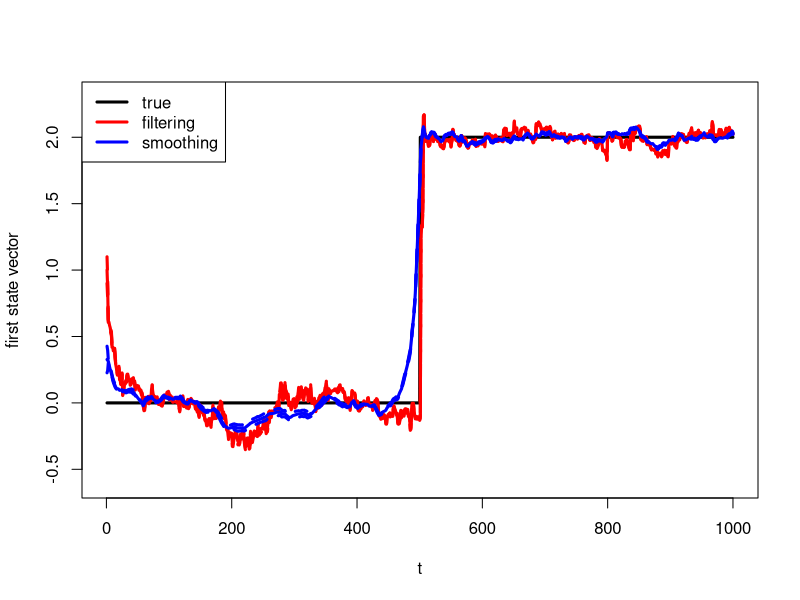
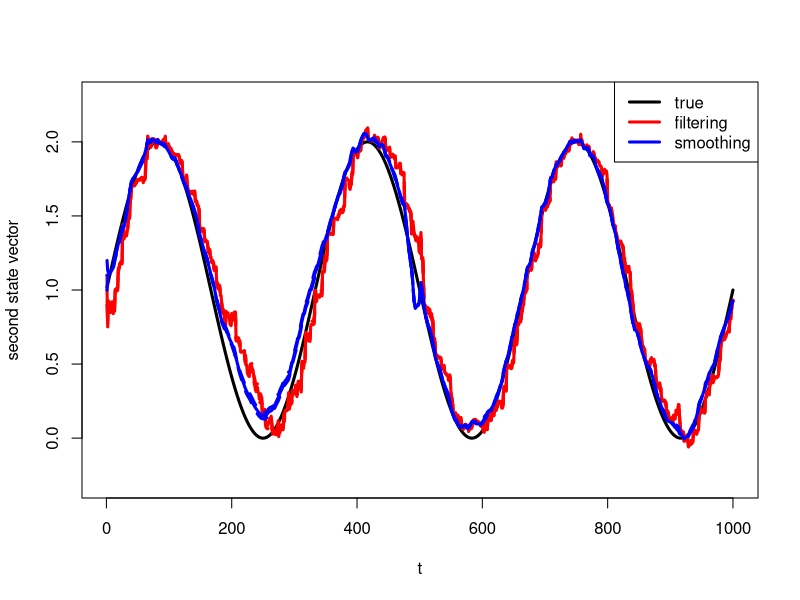
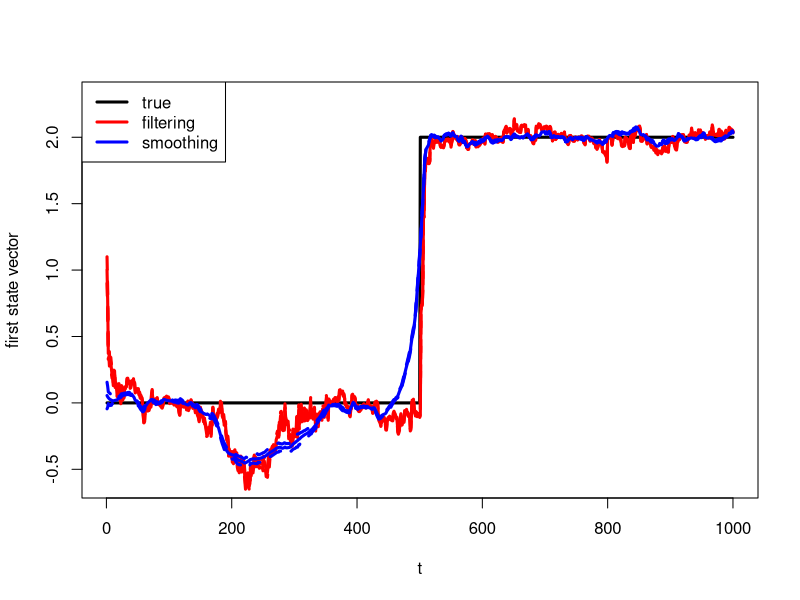
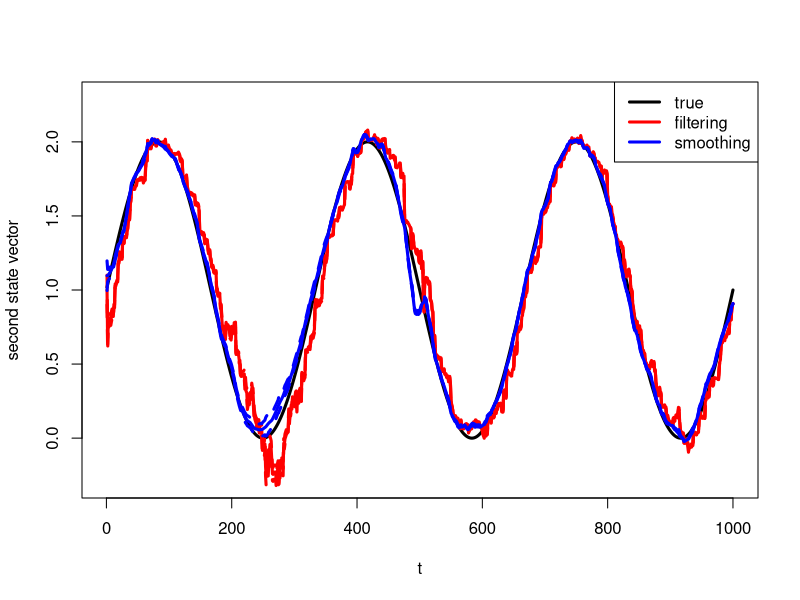
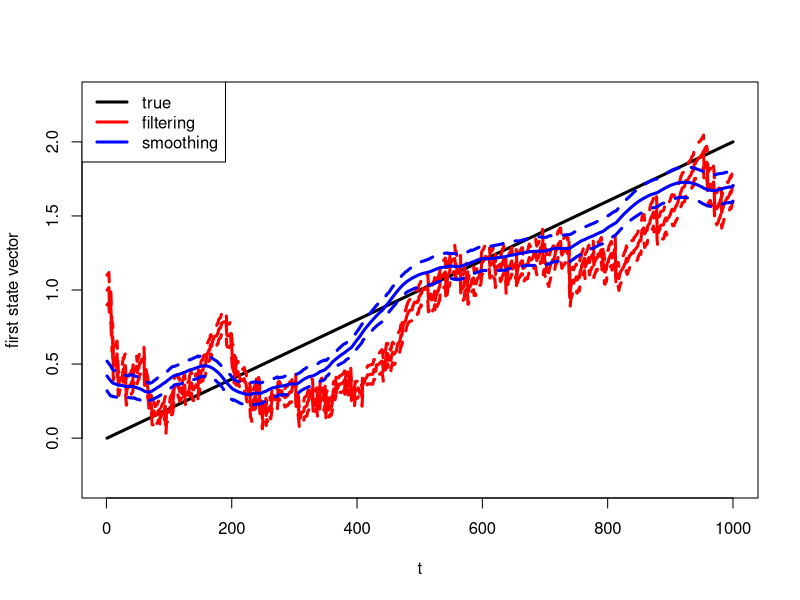
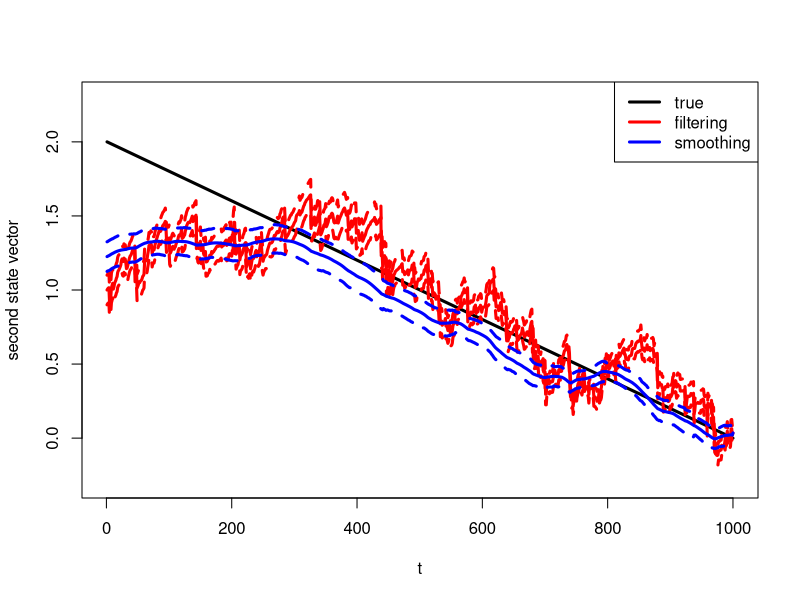

Reproduce these figures in R, in order.
dglm_laplace <- function(y, X, b0, Sig0, G, W, 
                         smoother = T, model){
  
  n <- length(y)
  b <- matrix(NA, nrow = n, ncol = length(b0))
  Sig <- array(NA, c(length(b0), length(b0), n))
  p <- rep(NA, n)
  
  # initialize
  b[1, ] <- b0
  Sig[, , 1] <- Sig0
  
  if(model == 'binomial'){
    p[1] <- 1/ (1 + exp(-t(X[1, ]) %*% b[1, ]))
  }else if(model == 'poisson'){
    p[1] <- exp(t(X[1, ]) %*% b[1, ])
  }else{
    cat('unsupported distribution')
    return()
  }
  
  bpred <- b
  Sigpred <- Sig
  
  # forward: filtering
  for(i in 2:n){
    bpred[i, ] <- G %*% b[i-1, ]
    Sigpred[, , i] <- G %*% Sig[, , i-1] %*% t(G) + W
    
    if(model == 'binomial'){
      
      p[i] <- 1/ (1 + exp(-t(X[i, ]) %*% bpred[i, ]))
      Sigpostinv <- solve(Sigpred[, , i]) +
        p[i]*(1-p[i])*X[i, ]%*%t(X[i, ])
      Sig[, , i] <- solve(Sigpostinv)
      b[i, ] <- bpred[i, ] + (y[i] - p[i])* Sig[, , i] %*% X[i, ]
      
    }else if(model == 'poisson'){
      p[i] <- exp(t(X[i, ]) %*% bpred[i, ])
      Sigpostinv <- solve(Sigpred[, , i]) +
        p[i]*X[i, ]%*%t(X[i, ])
      Sig[, , i] <- solve(Sigpostinv)
      b[i, ] <- bpred[i, ] + (y[i] - p[i])* Sig[, , i] %*% X[i, ]
    }
    
  }
  
  # backward: smoothing
  if(smoother){
    for(j in (n-2):1){
      C <- Sig[, , j] %*% G %*% solve(Sigpred[, , j+1])
      b[j, ] <- b[j, ] + C %*% (b[j+1, ] - bpred[j+1, ])
      Sig[, , j] <- Sig[, , j] + C %*% (Sig[, , j+1] - Sigpred[, , j+1]) %*% t(C)
      
    }
  }
  return(list(b= b, Sig= Sig, p = p))
  
}


dglm_conBayes <- function(y, X, b0, Sig0, G, W,
                          smoother = T, model){
  
  n <- length(y)
  b <- matrix(NA, nrow = n, ncol = length(b0))
  Sig <- array(NA, c(length(b0), length(b0), n))
  
  # initialize
  b[1, ] <- b0
  Sig[, , 1] <- Sig0
  
  bpred <- b
  Sigpred <- Sig
  
  for(i in 2:n){
    bpred[i, ] <- G %*% b[i-1, ]
    Sigpred[, , i] <- G %*% Sig[, , i-1] %*% t(G) + W
    st <- Sigpred[, , i] %*% X[i, ]
    
    ft <- t(X[i, ]) %*% bpred[i, ]
    qt <- t(X[i, ]) %*% st
    
    if(model == 'binomial'){
      at <- (1/qt)*(1 + exp(ft))
      bt <- (1/qt)*(1 + exp(-ft))
      gt <- digamma(at + y[i]) - digamma(bt + 1 - y[i])
      pt <- trigamma(at + y[i]) + trigamma(bt + 1 - y[i])
      
    }else if(model == 'poisson'){
      at <- 1/qt
      bt <- (1/qt)*exp(-ft)
      gt <- digamma(at + y[i]) - log(bt + 1)
      pt <- trigamma(at + y[i])
      
    }
    
    b[i, ] <- bpred[i, ] + st *c((gt - ft)/qt)
    Sig[, , i] <- Sigpred[, , i] - st %*% t(st) * c((1 - pt/qt)/qt)
    
  }
  
  # backward: smoothing
  if(smoother){
    for(j in (n-2):1){
      C <- Sig[, , j] %*% G %*% solve(Sigpred[, , j+1])
      b[j, ] <- b[j, ] + C %*% (b[j+1, ] - bpred[j+1, ])
      Sig[, , j] <- Sig[, , j] + C %*% (Sig[, , j+1] - Sigpred[, , j+1]) %*% t(C)
      
    }
  }
  return(list(b= b, Sig= Sig))
  
}

#############################################
############ Poisson Example ################
#############################################

######## simulation
set.seed(2)
n <- 1000
period <- n/3
X <- cbind(rnorm(n, 1, 1), rnorm(n, 1, 1))
beta <- cbind(
  c(rep(0, round(n/2)), rep(2, n - round(n/2))),
  1 +sin((2*pi/period)*(1:n))
)

eta <- rowSums(X*beta)
p <- exp(eta)
y <- rpois(n, p)

# b0 <- solve(t(X[1:2, ]), rep(log(mean(y[1:5])), 2))
b0 <- c(1, 1)
G <- diag(1, 2)
Sig0 <- diag(1, 2)*1e-1
W <- diag(1, 2)*1e-3

######## fitting
## Laplace approximation
# filtering
res_LF <- dglm_laplace(y, X, b0, Sig0, G, W, 
                       smoother = F, model = 'poisson')

# smoothing
res_LS <- dglm_laplace(y, X, b0, Sig0, G, W, 
                       smoother = T, model = 'poisson')

## conjugate prior
# filtering
res_CF <- dglm_conBayes(y, X, b0, Sig0, G, W,
                        smoother = F, model = 'poisson')

# smoothing
res_CS <- dglm_conBayes(y, X, b0, Sig0, G, W,
                        smoother = T, model = 'poisson')

######## MSE
MSE <- function(res, beta){
  return(mean(rowSums((res$b - beta)^2)))
}

MSE(res_LF, beta)
MSE(res_LS, beta)
MSE(res_CF, beta)
MSE(res_CS, beta)


######## plot
#### Laplace approximation
png('D:\\GitHub\\stat5735-final-project\\LP1.png',
    width = 600,height = 400, res = 100)
plot(beta[, 1], type = 'l', lwd = 3,
     ylim = c(min(beta[, 1])-.6, max(beta[, 1])+.3),
     xlab = 't', ylab = 'first state vector')
lines(res_LF$b[, 1], col = 'red', lwd = 3)
lines(res_LF$b[, 1] + res_LF$Sig[1, 1, ], col = 'red', lty = 2, lwd = 3)
lines(res_LF$b[, 1] - res_LF$Sig[1, 1, ], col = 'red', lty = 2, lwd = 3)
lines(res_LS$b[, 1], col = 'blue', lwd = 3)
lines(res_LS$b[, 1] + res_LF$Sig[1, 1, ], col = 'blue', lty = 2, lwd = 3)
lines(res_LS$b[, 1] - res_LF$Sig[1, 1, ], col = 'blue', lty = 2, lwd = 3)
legend('topleft', legend = c('true', 'filtering', 'smoothing'),
       lwd = 3, col = c('black', 'red', 'blue'))
dev.off()

png('D:\\GitHub\\stat5735-final-project\\LP2.png',
    width = 600,height = 400, res = 100)
plot(beta[, 2], type = 'l', lwd = 3,
     ylim = c(min(beta[, 2])-.3, max(beta[, 2])+.3),
     xlab = 't', ylab = 'second state vector')
lines(res_LF$b[, 2], col = 'red', lwd = 3)
lines(res_LF$b[, 2] + res_LF$Sig[2, 2, ], col = 'red', lty = 2, lwd = 3)
lines(res_LF$b[, 2] - res_LF$Sig[2, 2, ], col = 'red', lty = 2, lwd = 3)
lines(res_LS$b[, 2], col = 'blue', lwd = 3)
lines(res_LS$b[, 2] + res_LF$Sig[2, 2, ], col = 'blue', lty = 2, lwd = 3)
lines(res_LS$b[, 2] - res_LF$Sig[2, 2, ], col = 'blue', lty = 2, lwd = 3)
legend('topright', legend = c('true', 'filtering', 'smoothing'),
       lwd = 3, col = c('black', 'red', 'blue'))
dev.off()

#### conjugate prior
png('D:\\GitHub\\stat5735-final-project\\CP1.png',
    width = 600,height = 400, res = 100)
plot(beta[, 1], type = 'l', lwd = 3,
     ylim = c(min(beta[, 1])-.6, max(beta[, 1])+.3),
     xlab = 't', ylab = 'first state vector')
lines(res_CF$b[, 1], col = 'red', lwd = 3)
lines(res_CF$b[, 1] + res_CF$Sig[1, 1, ], col = 'red', lty = 2, lwd = 3)
lines(res_CF$b[, 1] - res_CF$Sig[1, 1, ], col = 'red', lty = 2, lwd = 3)
lines(res_CS$b[, 1], col = 'blue', lwd = 3)
lines(res_CS$b[, 1] + res_CF$Sig[1, 1, ], col = 'blue', lty = 2, lwd = 3)
lines(res_CS$b[, 1] - res_CF$Sig[1, 1, ], col = 'blue', lty = 2, lwd = 3)
legend('topleft', legend = c('true', 'filtering', 'smoothing'),
       lwd = 3, col = c('black', 'red', 'blue'))
dev.off()

png('D:\\GitHub\\stat5735-final-project\\CP2.png',
    width = 600,height = 400, res = 100)
plot(beta[, 2], type = 'l', lwd = 3,
     ylim = c(min(beta[, 2])-.3, max(beta[, 2])+.3),
     xlab = 't', ylab = 'second state vector')
lines(res_CF$b[, 2], col = 'red', lwd = 3)
lines(res_CF$b[, 2] + res_CF$Sig[2, 2, ], col = 'red', lty = 2, lwd = 3)
lines(res_CF$b[, 2] - res_CF$Sig[2, 2, ], col = 'red', lty = 2, lwd = 3)
lines(res_CS$b[, 2], col = 'blue', lwd = 3)
lines(res_CS$b[, 2] + res_CF$Sig[2, 2, ], col = 'blue', lty = 2, lwd = 3)
lines(res_CS$b[, 2] - res_CF$Sig[2, 2, ], col = 'blue', lty = 2, lwd = 3)
legend('topright', legend = c('true', 'filtering', 'smoothing'),
       lwd = 3, col = c('black', 'red', 'blue'))
dev.off()

#############################################
############ Binomial Example ###############
#############################################

######## simulation
set.seed(1)
n <- 1000
X <- cbind(rnorm(n, 1, 1), rnorm(n, 1, 1))
beta <- cbind(
  seq(0, 2, length.out = n),
  seq(2, 0, length.out = n) #
)

eta <- rowSums(X*beta)
p <- 1/ (1 + exp(-eta))
y <- rbinom(n, 1, p)

b0 <- c(1, 1)
G <- diag(1, 2)
Sig0 <- diag(1, 2)*1e-1
W <- diag(1, 2)*1e-3

######## fitting
# filtering
res_LF <- dglm_laplace(y, X, b0, Sig0, G, W, 
                       smoother = F, model = 'binomial')

# smoothing
res_LS <- dglm_laplace(y, X, b0, Sig0, G, W, 
                       smoother = T, model = 'binomial')


######## MSE
MSE(res_LF, beta)
MSE(res_LS, beta)


######## plot
png('D:\\GitHub\\stat5735-final-project\\LB1.png',
    width = 600,height = 400, res = 100)
plot(beta[, 1], type = 'l', lwd = 3,
     ylim = c(min(beta[, 1])-.3, max(beta[, 1])+.3),
     xlab = 't', ylab = 'first state vector')
lines(res_LF$b[, 1], col = 'red', lwd = 3)
lines(res_LF$b[, 1] + res_LF$Sig[1, 1, ], col = 'red', lty = 2, lwd = 3)
lines(res_LF$b[, 1] - res_LF$Sig[1, 1, ], col = 'red', lty = 2, lwd = 3)
lines(res_LS$b[, 1], col = 'blue', lwd = 3)
lines(res_LS$b[, 1] + res_LF$Sig[1, 1, ], col = 'blue', lty = 2, lwd = 3)
lines(res_LS$b[, 1] - res_LF$Sig[1, 1, ], col = 'blue', lty = 2, lwd = 3)
legend('topleft', legend = c('true', 'filtering', 'smoothing'),
       lwd = 3, col = c('black', 'red', 'blue'))
dev.off()

png('D:\\GitHub\\stat5735-final-project\\LB2.png',
    width = 600,height = 400, res = 100)
plot(beta[, 2], type = 'l', lwd = 3,
     ylim = c(min(beta[, 2])-.3, max(beta[, 2])+.3),
     xlab = 't', ylab = 'second state vector')
lines(res_LF$b[, 2], col = 'red', lwd = 3)
lines(res_LF$b[, 2] + res_LF$Sig[2, 2, ], col = 'red', lty = 2, lwd = 3)
lines(res_LF$b[, 2] - res_LF$Sig[2, 2, ], col = 'red', lty = 2, lwd = 3)
lines(res_LS$b[, 2], col = 'blue', lwd = 3)
lines(res_LS$b[, 2] + res_LF$Sig[2, 2, ], col = 'blue', lty = 2, lwd = 3)
lines(res_LS$b[, 2] - res_LF$Sig[2, 2, ], col = 'blue', lty = 2, lwd = 3)
legend('topright', legend = c('true', 'filtering', 'smoothing'),
       lwd = 3, col = c('black', 'red', 'blue'))
dev.off()
#############################################










